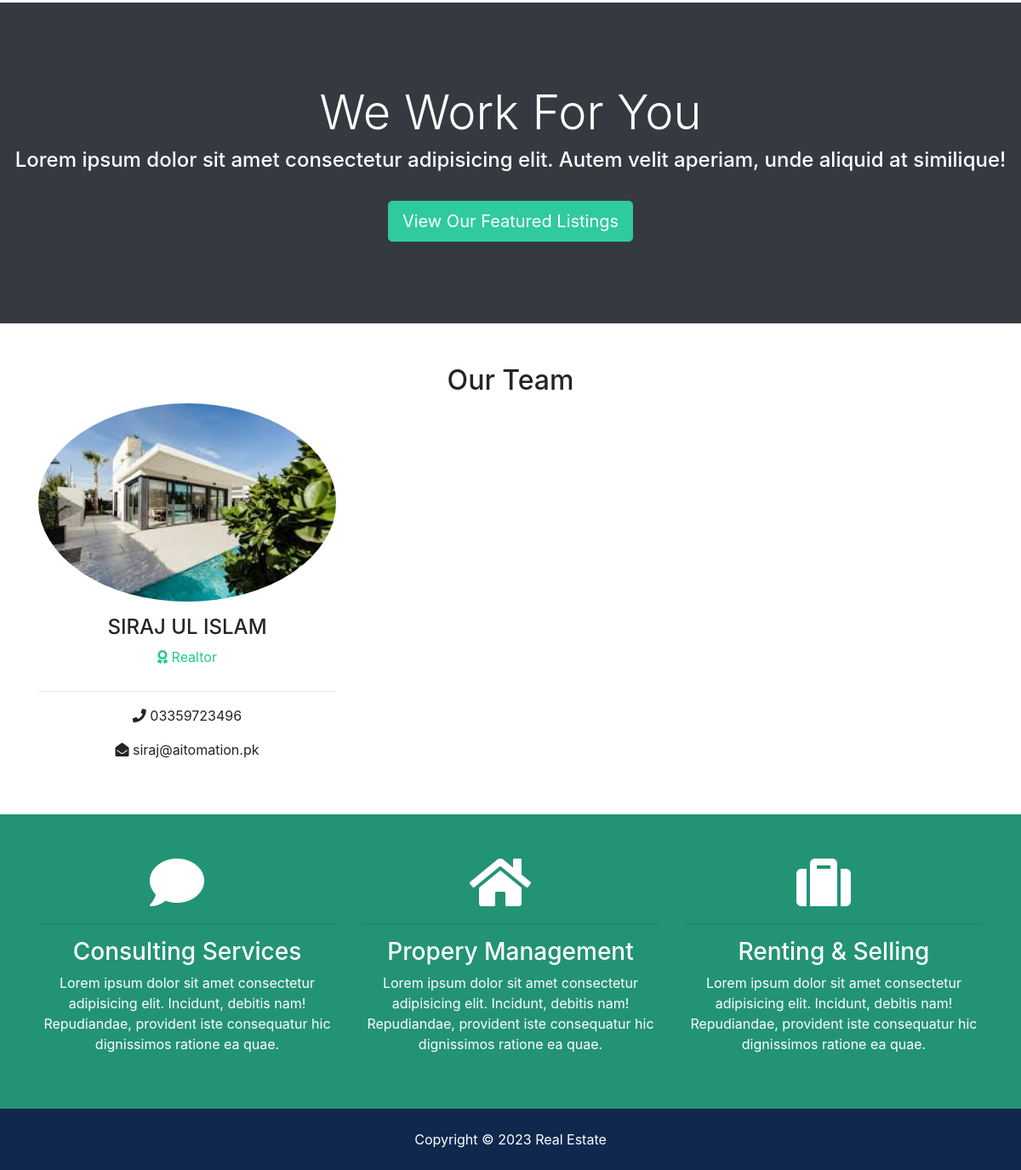
The app's page /about (lower part), older data.
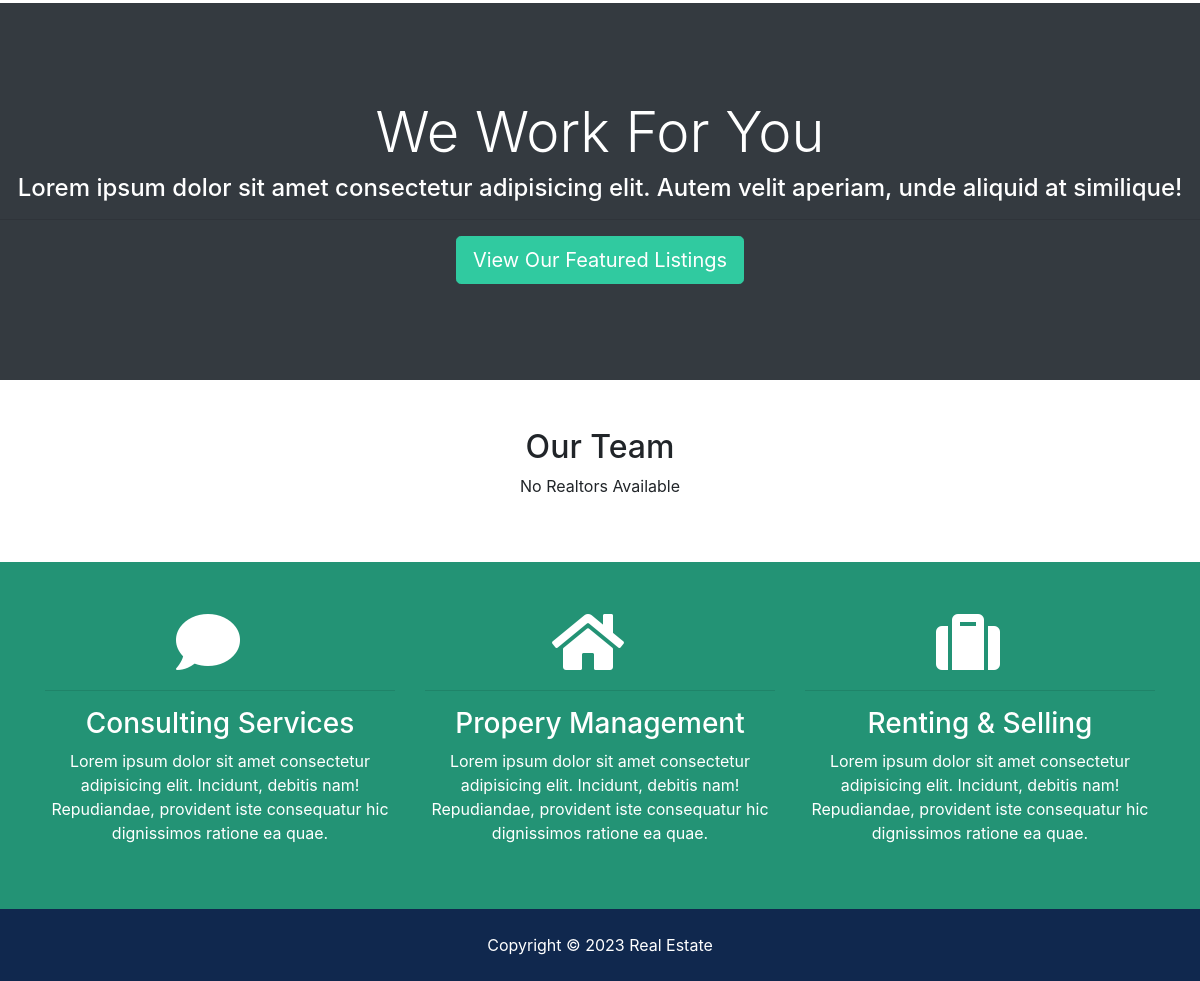
The same page, newer data.
### realtors/models.py (models this page shows, shortened)
class Realtor(models.Model):
  name = models.CharField(max_length=200)
  photo = models.ImageField(upload_to='photos/%Y/%m/%d/')
  description = models.TextField(blank=True)
  phone = models.CharField(max_length=20)
  email = models.CharField(max_length=50)
  is_mvp = models.BooleanField(default=False)
  hire_date = models.DateTimeField(default=datetime.now, blank=True)

### pages/views.py (the view)
# urls.py: path('about',views.about,name ='about'),
def about(request):
    realtors = Realtor.objects.order_by('-hire_date')
    city_data = city.objects.order_by('-list_date').filter(is_published=True)
    society_dropdown = Society.objects.order_by('-list_date').filter(is_published=True)
    mvp_realtors = Realtor.objects.all().filter(is_mvp=True)
    context = {
        'realtors': realtors,
        'mvp_realtors': mvp_realtors,
        'city_dropdown':city_data,
        'society_dropdowns': society_dropdown
    }
    return render(request, 'pages/about.html', context)

### templates/pages/about.html (shortened to what this page needs)
{% extends 'base.html' %}
{% load static %}
{% block content %}
  <section id="work" class="bg-dark text-white text-center">
    <h2 class="display-4">We Work For You</h2>
    <h4>Lorem ipsum dolor sit amet consectetur adipisicing elit. Autem velit aperiam, unde aliquid at similique!</h4>
    <hr>
    <a href="{% url 'listings' %}" class="btn btn-secondary text-white btn-lg">View Our Featured Listings</a>
  </section>
  <section id="team" class="py-5">
    <div class="container">
      <h2 class="text-center">Our Team</h2>
      <div class="row text-center">
        {% if realtors %}
          {% for realtor in realtors %}
          <div class="col-md-4">
              <img src="{{ realtor.photo.url }}" alt="" class="rounded-circle mb-3">
              <h4>{{ realtor.name }}</h4>
              <p class="text-success">
                <i class="fas fa-award text-success mb-3"></i> Realtor</p>
              <hr>
              <p>
                <i class="fas fa-phone"></i> {{ realtor.phone }}</p>
              <p>
                <i class="fas fa-envelope-open"></i> {{ realtor.email }}</p>
            </div>
          {% endfor %}
        {% else %}
          <div class="col-md-12">
            <p>No Realtors Available</p>
          </div>
        {% endif %}
      </div>
    </div>
  </section>
{% include 'partials/services.html' %}
{% endblock %}

### templates/base.html (shortened to what this page needs)
{% load static %}
<!DOCTYPE html>
<html lang="en">
<head>
   <link rel="stylesheet" type="text/css" href="https://cdn.datatables.net/responsive/2.4.0/css/responsive.bootstrap4.min.css">
    <link rel="stylesheet" type="text/css" href="https://cdn.datatables.net/responsive/2.4.0/css/responsive.bootstrap4.min.css">
  <link rel="stylesheet" href="{% static 'css/all.css' %}">
<link rel="stylesheet" href="{% static 'css/listing_css.css' %}">
  <link rel="stylesheet" href="{% static 'css/bootstrap.css' %}">
  <link rel="stylesheet" href="{% static 'css/style.css' %}">
  <link rel="stylesheet" href="{% static 'css/lightbox.min.css' %}">
</head>
<body>
  {% block content %} {% endblock %}
  {% include 'partials/_footer.html' %}
</body>
</html>

### templates/partials/_navbar.html (shortened to what this page needs)
{% load static %}

### templates/partials/services.html
  <section id="services" class="py-5 bg-secondary text-white">
    <div class="container">
      <div class="row text-center">
        <div class="col-md-4">
          <i class="fas fa-comment fa-4x mr-4"></i>
          <hr>
          <h3>Consulting Services</h3>
          <p>Lorem ipsum dolor sit amet consectetur adipisicing elit. Incidunt, debitis nam! Repudiandae, provident iste consequatur
            hic dignissimos ratione ea quae.</p>
        </div>
        <div class="col-md-4">
          <i class="fas fa-home fa-4x mr-4"></i>
          <hr>
          <h3>Propery Management</h3>
          <p>Lorem ipsum dolor sit amet consectetur adipisicing elit. Incidunt, debitis nam! Repudiandae, provident iste consequatur
            hic dignissimos ratione ea quae.</p>
        </div>
        <div class="col-md-4">
          <i class="fas fa-suitcase fa-4x mr-4"></i>
          <hr>
          <h3>Renting & Selling</h3>
          <p>Lorem ipsum dolor sit amet consectetur adipisicing elit. Incidunt, debitis nam! Repudiandae, provident iste consequatur
            hic dignissimos ratione ea quae.</p>
        </div>
      </div>
    </div>
  </section>

### templates/partials/_footer.html (shortened to what this page needs)
  <footer id="main-footer" class="py-4 bg-primary text-white text-center">
    Copyright &copy;
    <span class="year"></span>  Real Estate
  </footer>

### realestate/static/css/all.css (style rules this page uses)
.fa, .fas, .far, .fal, .fab { -moz-osx-font-smoothing: grayscale; -webkit-font-smoothing: antialiased; display: inline-block; font-style: normal; font-variant: normal; text-rendering: auto; line-height: 1; }
.fa-4x { font-size: 4em; }
.fa-comment:before { content: "\f075"; }
.fa-home:before { content: "\f015"; }
.fa-suitcase:before { content: "\f0f2"; }
.fa, .fas { font-family: 'Font Awesome 5 Free'; font-weight: 900; }

### realestate/static/css/style.css (style rules this page uses)
.btn-secondary { color: #fff !important; }
#services { background: url(../img/building.jpg) no-repeat top center fixed/cover; min-height: 300px; position: relative; overflow: hidden; }
#services::before { content: ''; position: absolute; top: 0; left: 0; min-height: 100%; width: 100%; background: rgba(32, 134, 107, 0.8); }
#work { padding: 6rem 0; }

Row changes from the older to the newer data that the page shows:
removed Realtor: photo (picture), name "SIRAJ UL ISLAM", phone "03359723496", email "siraj@aitomation.pk"
Text that changed along with them:
text now shown: "No Realtors Available"
